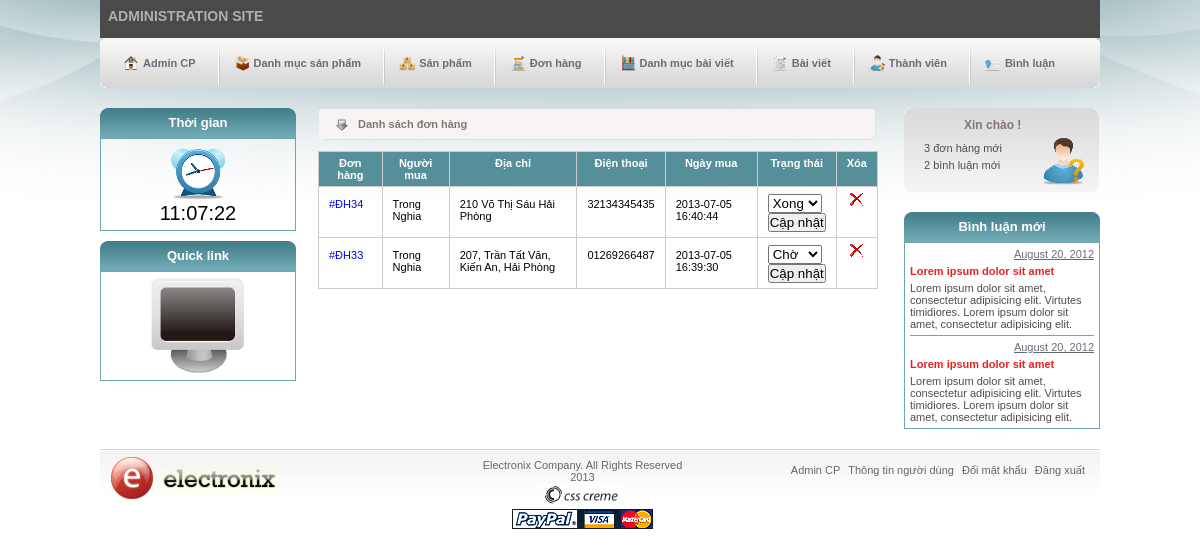
The page /admin/order.php (signed in) on the database as committed earlier.
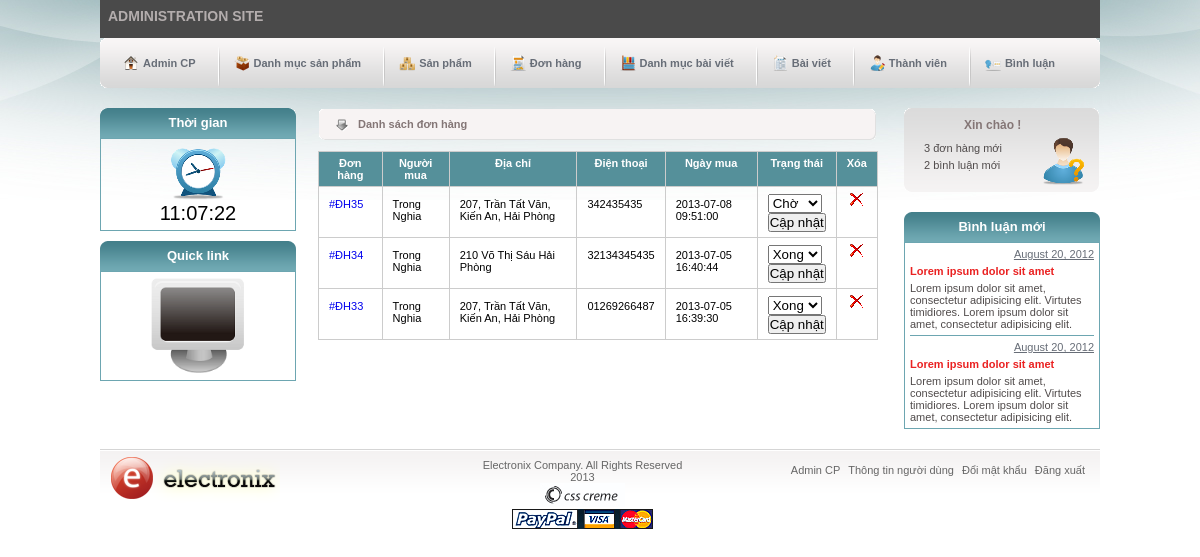
The same page on the database as committed later.
### tables this page shows
CREATE TABLE IF NOT EXISTS `orders` (
  `order_id` int(11) NOT NULL AUTO_INCREMENT,
  `user_id` int(11) NOT NULL,
  `address` varchar(200) NOT NULL,
  `phone` varchar(12) NOT NULL,
  `buy_date` datetime NOT NULL,
  `status` tinyint(4) NOT NULL,
  PRIMARY KEY (`order_id`),
  KEY `user_id` (`user_id`)
);

### admin/order.php (the view, shortened to what this page needs)
<?php
    include('inc/header.php');
	require_once('../inc/mysqli_connect.php');
	include('inc/first-sidebar.php');
?>
<div id="main-content">
	<div class="title-content">
		<p>Danh sách đơn hàng</p>
	</div>
	<table>
    	<thead>
    		<tr>
    			<th><a href="order.php?sort=order">Đơn hàng</a></th>
                <th><a href="order.php?sort=name">Người mua</a></th>
    			<th>Địa chỉ</th>
    			<th>Điện thoại</th>
                <th><a href="order.php?sort=date">Ngày mua</a></th>
                <th><a href="order.php?sort=status">Trạng thái</a></th>
                <th>Xóa</th>
    		</tr>
    	</thead>
    	<tbody>
		<?php
    		if (isset($_GET['sort'])) {
    			switch ($_GET['sort']) {
    				case 'order':
    					$order_by = 'order_id';
    					break;
                    case 'name':
                        $order_by = 'name';
                        break;
    				case 'date':
    					$order_by = 'buy_date';
    					break;
    				case 'status':
    					$order_by = 'status';
    					break;
    				default:
    					$order_by = 'order_id';
    					break;
    			}
    		} else {
    			$order_by = 'order_id';
    		}
    		$q = "SELECT o.order_id, o.address, o.phone, o.buy_date, o.status, CONCAT_WS(' ', u.first_name, u.last_name) AS name ";
    		$q .= " FROM orders AS o ";
    		$q .= " JOIN users AS u USING(user_id) ";
    		$q .= " ORDER BY {$order_by} DESC ";
    		$r = mysqli_query($dbc, $q);
    		while ($orders = mysqli_fetch_array($r, MYSQLI_ASSOC)) :
    	?>
            <tr>
                <td><a href="details.php?oid=<?php echo $orders['order_id']; ?>" data-tooltip="Chi tiết đơn hàng <?php echo "#ĐH".$orders['order_id']; ?>" class="tool"><?php echo "#ĐH".$orders['order_id']; ?></a></td>
                <td><?php echo $orders['name']; ?></td>
                <td><?php echo $orders['address']; ?></td>
                <td><?php echo $orders['phone']; ?></td>
                <td><?php echo $orders['buy_date']; ?></td>
                <td>
                    <form action="order.php?oid=<?php echo $orders['order_id']; ?>" method="post">
                        <select name="status">
                        <?php
                            $roles = array(1 => 'Chờ', 2 => 'Xong');
                            foreach ($roles as $key => $role) {
                                echo "<option value='{$key}'";
                                    if($key == $orders['status']) {echo "selected='selected'";}
                                echo ">".$role."</option>";
                            }
                        ?>
                        </select>
                        <p><input type="submit" name="submit" value="Cập nhật" id="cn" /></p>
                    </form>
                </td>
                <td class='delete'><a href="order.php?doid=<?php echo $orders['order_id']; ?>"><img src="../images/b_drop.png" alt="drop"></a></td>
            </tr>
        <?php endwhile; ?>
    	</tbody>
    </table>
</div>
<?php
	include('inc/second-sidebar.php');
	include('inc/footer.php');
?>

### admin/inc/header.php (shortened to what this page needs)
<!DOCTYPE html>
<html>
<head>
	<link rel="stylesheet" type="text/css" href="../css/style.css" />
</head>
<body class="admin" onload="showTimeSec();">
	<div id="wrapper">
		<div id="top">
			<p><a href="index.php">Administration Site</a></p>
		</div>
		<div id="nav-menu" class="group">
			<img src="../images/menu_left.gif" alt="left-menu" />
			<ul>
				<li><a href="index.php" id="nav-home">Admin CP</a></li>
				<li><img src="../images/menu_divider.gif" alt="menu-divider" /></li>
				<li><a href="p-categories.php" id="nav-pro-cat">Danh mục sản phẩm</a></li>
				<li><img src="../images/menu_divider.gif" alt="menu-divider" /></li>
				<li><a href="products.php" id="nav-a-pro">Sản phẩm</a></li>
				<li><img src="../images/menu_divider.gif" alt="menu-divider" /></li>
				<li><a href="order.php" id="nav-ord">Đơn hàng</a></li>
				<li><img src="../images/menu_divider.gif" alt="menu-divider" /></li>
				<li><a href="n-categories.php" id="nav-new-cat">Danh mục bài viết</a></li>
				<li><img src="../images/menu_divider.gif" alt="menu-divider" /></li>
				<li><a href="news.php" id="nav-new">Bài viết</a></li>
				<li><img src="../images/menu_divider.gif" alt="menu-divider" /></li>
				<li><a href="users.php" id="nav-user">Thành viên</a></li>
				<li><img src="../images/menu_divider.gif" alt="menu-divider" /></li>
				<li><a href="contact.html" id="nav-comm">Bình luận</a></li>
			</ul>
			<img src="../images/menu_right.gif" alt="right-menu" />
		</div>

### admin/inc/first-sidebar.php
<div id="content">
	<div id="first-sidebar">
		<div class="typical">
			<h3><a href="#">Thời gian</a></h3>
			<div class="box">
				<img src="../images/alarm.png" alt="alarm">
				<span id="tm"></span>
			</div>
		</div>
		<div class="typical">
			<h3>Quick link</h3>
			<div class="box">
				<a href="<?php echo BASE_URL."index.php" ?>" target="bank"><img src="../images/quick_link.png" alt="quick link"></a>
			</div>
		</div>
	</div>

### admin/inc/second-sidebar.php
	<div id="second-sidebar">
		<div id="shopping-cart" class="group">
			<h2><a href="#">Xin chào <?php echo $_SESSION['last_name'];?>!</a></h2>
			<div id="cart-details">
				<a href="#" id="red">3 đơn hàng mới</a>
				<a href="#">2 bình luận mới</a>
			</div>
			<a href="#" data-tooltip="Admin" class="tool"><img src="../images/a_avatar.png" alt="Checkout" /></a>
		</div>
		<div class='typical'>
			<h3><a href="#">Bình luận mới</a></h3>
			<div class="box" id="boxnews">
				<div>
					<p class='date'>August 20, 2012</p>
					<h4><a href='#' class="newstitle">Lorem ipsum dolor sit amet</a></h4>
					<p>Lorem ipsum dolor sit amet, consectetur adipisicing elit. Virtutes timidiores. Lorem ipsum dolor sit amet, consectetur adipisicing elit.</p>
				</div>
				<div class="news">
					<p class='date'>August 20, 2012</p>
					<h4><a href='#' class="newstitle">Lorem ipsum dolor sit amet</a></h4>
					<p>Lorem ipsum dolor sit amet, consectetur adipisicing elit. Virtutes timidiores. Lorem ipsum dolor sit amet, consectetur adipisicing elit.</p>
				</div>
			</div>
		</div>
	</div>
</div>

### admin/inc/footer.php
		<div id="footer" class="group">
			<div id="left-footer">
				<a href="../index.php">Electronix</a>
			</div>
			<div id="center-footer">
				<p>Electronix Company. All Rights Reserved 2013</p>
				<a href="#"><img src="../images/csscreme.jpg" alt=""></a><br />
				<a href="#"><img src="../images/payment.gif" alt=""></a>
			</div>
			<div id="right-footer">
				<ul>
					<li><a href='index.php'>Admin CP</a></li><li>
					<a href='../edit-profile.php'>Thông tin người dùng</a></li>
					<li><a href='../change-pass.php'>Đổi mật khẩu</a></li>
					<li><a href='../logout.php'>Đăng xuất</a></li>
				</ul>
			</div>
		</div>
	</div>
</body>
</html>

Rows that differ between the two databases and show on the page:
added orders: order_id "35", name "Trong Nghia", address "207, Trần Tất Văn, Kiến An, Hải Phòng", phone "342435435", buy_date "2013-07-08 09:51:00", status "Chờ"
changed orders id 33: status "Chờ" → "Xong"
